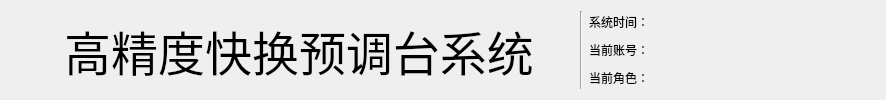
    <widget class="QWidget" name="widget" native="true">
     <property name="minimumSize">
      <size>
       <width>0</width>
       <height>100</height>
      </size>
     </property>
     <property name="maximumSize">
      <size>
       <width>16777215</width>
       <height>100</height>
      </size>
     </property>
     <layout class="QHBoxLayout" name="horizontalLayout_4">
      <item>
       <widget class="QLabel" name="label_31">
        <property name="text">
         <string/>
        </property>
        <property name="pixmap">
         <pixmap resource="images.qrc">:/img/images/中国航发.png</pixmap>
        </property>
        <property name="scaledContents">
         <bool>true</bool>
        </property>
       </widget>
      </item>
      <item>
       <spacer name="horizontalSpacer_2">
        <property name="orientation">
         <enum>Qt::Horizontal</enum>
        </property>
        <property name="sizeHint" stdset="0">
         <size>
          <width>40</width>
          <height>20</height>
         </size>
        </property>
       </spacer>
      </item>
      <item>
       <widget class="QLabel" name="label_5">
        <property name="font">
         <font>
          <family>Microsoft YaHei UI</family>
          <pointsize>35</pointsize>
          <weight>50</weight>
          <italic>false</italic>
          <bold>false</bold>
         </font>
        </property>
        <property name="styleSheet">
         <string notr="true">font: 35pt &quot;Microsoft YaHei UI&quot;;</string>
        </property>
        <property name="text">
         <string>高精度快换预调台系统</string>
        </property>
        <property name="alignment">
         <set>Qt::AlignCenter</set>
        </property>
       </widget>
      </item>
      <item>
       <spacer name="horizontalSpacer">
        <property name="orientation">
         <enum>Qt::Horizontal</enum>
        </property>
        <property name="sizeHint" stdset="0">
         <size>
          <width>40</width>
          <height>20</height>
         </size>
        </property>
       </spacer>
      </item>
      <item>
       <widget class="Line" name="line">
        <property name="orientation">
         <enum>Qt::Vertical</enum>
        </property>
       </widget>
      </item>
      <item>
       <layout class="QVBoxLayout" name="verticalLayout_8">
        <item>
         <layout class="QHBoxLayout" name="horizontalLayout_7">
          <item>
           <widget class="QLabel" name="label">
            <property name="minimumSize">
             <size>
              <width>100</width>
              <height>0</height>
             </size>
            </property>
            <property name="maximumSize">
             <size>
              <width>150</width>
              <height>16777215</height>
             </size>
            </property>
            <property name="text">
             <string>系统时间：</string>
            </property>
           </widget>
          </item>
          <item>
           <widget class="QLabel" name="systemTime">
            <property name="minimumSize">
             <size>
              <width>180</width>
              <height>0</height>
             </size>
            </property>
            <property name="maximumSize">
             <size>
              <width>180</width>
              <height>16777215</height>
             </size>
            </property>
            <property name="text">
             <string/>
            </property>
           </widget>
          </item>
         </layout>
        </item>
        <item>
         <layout class="QHBoxLayout" name="horizontalLayout_9">
          <item>
           <widget class="QLabel" name="label_2">
            <property name="minimumSize">
             <size>
              <width>100</width>
              <height>0</height>
             </size>
            </property>
            <property name="maximumSize">
             <size>
              <width>150</width>
              <height>16777215</height>
             </size>
            </property>
            <property name="text">
             <string>当前账号：</string>
            </property>
           </widget>
          </item>
          <item>
           <widget class="QLabel" name="userName">
            <property name="minimumSize">
             <size>
              <width>180</width>
              <height>0</height>
             </size>
            </property>
            <property name="maximumSize">
             <size>
              <width>210</width>
              <height>16777215</height>
             </size>
            </property>
            <property name="text">
             <string/>
            </property>
            <property name="alignment">
             <set>Qt::AlignCenter</set>
            </property>
           </widget>
          </item>
         </layout>
        </item>
        <item>
         <layout class="QHBoxLayout" name="horizontalLayout_45">
          <item>
           <widget class="QLabel" name="label_19">
            <property name="minimumSize">
             <size>
              <width>100</width>
              <height>0</height>
             </size>
            </property>
            <property name="maximumSize">
             <size>
              <width>150</width>
              <height>16777215</height>
             </size>
            </property>
            <property name="text">
             <string>当前角色：</string>
            </property>
           </widget>
          </item>
          <item>
           <widget class="QLabel" name="roleName">
            <property name="minimumSize">
             <size>
              <width>180</width>
              <height>0</height>
             </size>
            </property>
            <property name="maximumSize">
             <size>
              <width>210</width>
              <height>16777215</height>
             </size>
            </property>
            <property name="text">
             <string/>
            </property>
            <property name="alignment">
             <set>Qt::AlignCenter</set>
            </property>
           </widget>
          </item>
         </layout>
        </item>
       </layout>
      </item>
     </layout>
    </widget>
